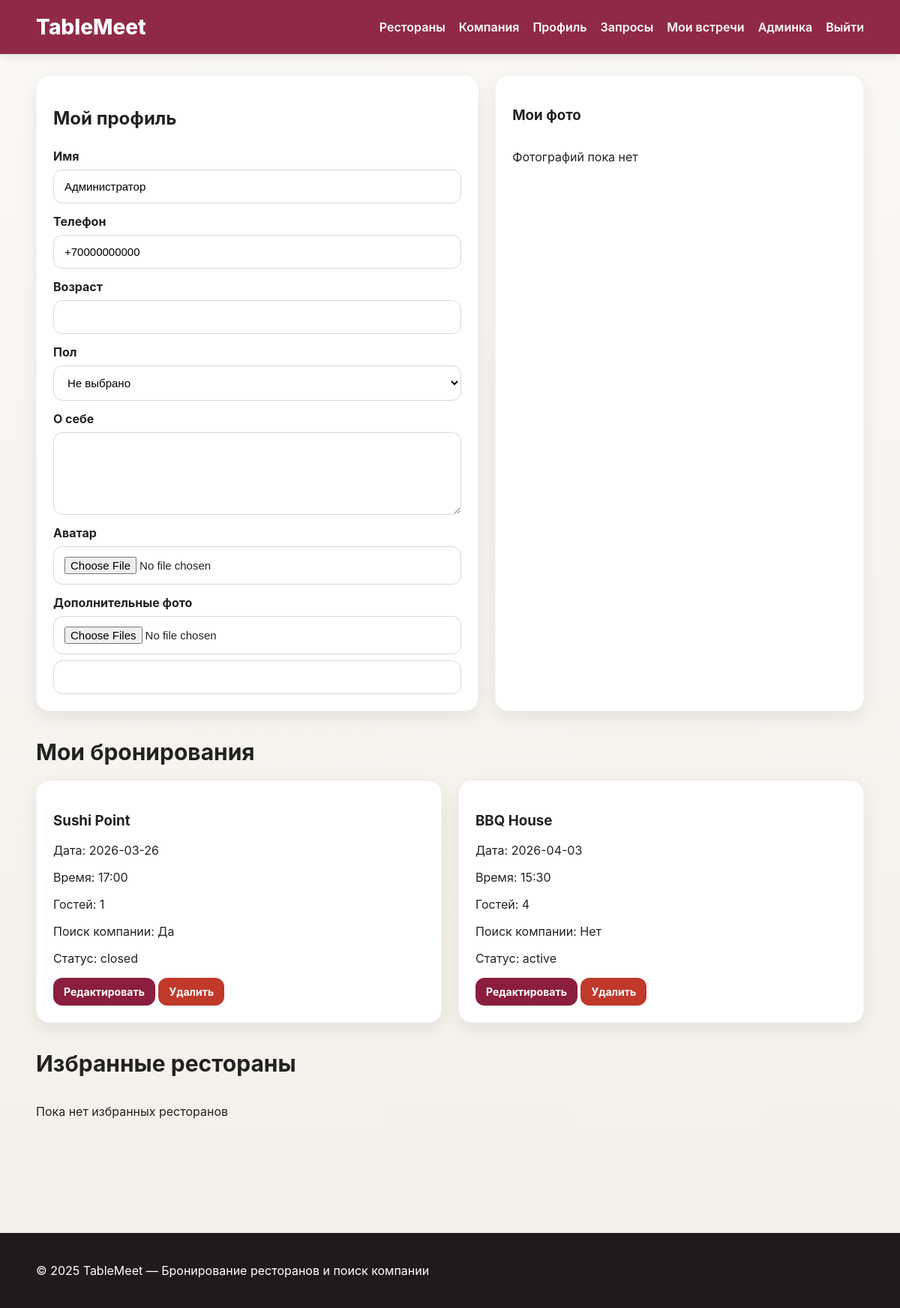
The page /profile (signed in) on the database its author committed.
### app/models.py (models this page shows)
class User(UserMixin, db.Model):
    id = db.Column(db.Integer, primary_key=True)
    name = db.Column(db.String(120), nullable=False)
    email = db.Column(db.String(120), unique=True, nullable=False)
    phone = db.Column(db.String(30))
    password_hash = db.Column(db.String(255), nullable=False)
    age = db.Column(db.Integer)
    gender = db.Column(db.String(20))
    about = db.Column(db.Text)
    avatar = db.Column(db.String(255))
    is_admin = db.Column(db.Boolean, default=False)
    bookings = db.relationship('Booking', backref='user', lazy=True, cascade='all, delete-orphan')
    profile_photos = db.relationship('UserPhoto', backref='user', lazy=True, cascade='all, delete-orphan')
    reviews = db.relationship('Review', backref='author', lazy=True, cascade='all, delete-orphan')
    likes = db.relationship('RestaurantLike', backref='user', lazy=True, cascade='all, delete-orphan')
    sent_requests = db.relationship(
        'CompanionRequest',
        foreign_keys='CompanionRequest.from_user_id',
        backref='from_user',
        lazy=True,
        cascade='all, delete-orphan'
    )
    received_requests = db.relationship(
        'CompanionRequest',
        foreign_keys='CompanionRequest.to_user_id',
        backref='to_user',
        lazy=True,
        cascade='all, delete-orphan'
    )
    sent_messages = db.relationship(
        'Message',
        foreign_keys='Message.sender_id',
        backref='sender',
        lazy=True,
        cascade='all, delete-orphan'
    )
    received_messages = db.relationship(
        'Message',
        foreign_keys='Message.receiver_id',
        backref='receiver',
        lazy=True,
        cascade='all, delete-orphan'
    )

class Booking(db.Model):
    id = db.Column(db.Integer, primary_key=True)
    user_id = db.Column(db.Integer, db.ForeignKey('user.id'), nullable=False)
    restaurant_id = db.Column(db.Integer, db.ForeignKey('restaurant.id'), nullable=False)
    booking_date = db.Column(db.String(50), nullable=False)
    booking_time = db.Column(db.String(50), nullable=False)
    guests = db.Column(db.Integer, nullable=False, default=1)
    comment = db.Column(db.Text)
    need_companion = db.Column(db.Boolean, default=False)
    preferred_gender = db.Column(db.String(20))
    preferred_age_min = db.Column(db.Integer)
    preferred_age_max = db.Column(db.Integer)
    companion_comment = db.Column(db.Text)
    status = db.Column(db.String(20), default='active')  # active / closed / cancelled / completed
    created_at = db.Column(db.DateTime, default=datetime.utcnow)
    requests = db.relationship('CompanionRequest', backref='booking', lazy=True, cascade='all, delete-orphan')

class Restaurant(db.Model):
    id = db.Column(db.Integer, primary_key=True)
    name = db.Column(db.String(150), nullable=False)
    cuisine = db.Column(db.String(100), nullable=False)
    address = db.Column(db.String(255), nullable=False)
    description = db.Column(db.Text)
    average_check = db.Column(db.Integer)
    menu = db.Column(db.Text)
    image = db.Column(db.String(255))
    latitude = db.Column(db.Float)
    longitude = db.Column(db.Float)
    bookings = db.relationship('Booking', backref='restaurant', lazy=True, cascade='all, delete-orphan')
    photos = db.relationship('RestaurantPhoto', backref='restaurant', lazy=True, cascade='all, delete-orphan')
    reviews = db.relationship('Review', backref='restaurant', lazy=True, cascade='all, delete-orphan')
    likes = db.relationship('RestaurantLike', backref='restaurant', lazy=True, cascade='all, delete-orphan')

### app/routes.py (the view, shortened to what this page needs)
@main.route('/profile', methods=['GET', 'POST'])
@login_required
def profile():
    form = ProfileForm()
    if request.method == 'GET':
        form.name.data = current_user.name
        form.phone.data = current_user.phone
        form.age.data = current_user.age
        form.gender.data = current_user.gender
        form.about.data = current_user.about
    bookings = Booking.query.filter_by(user_id=current_user.id).order_by(Booking.created_at.desc()).all()
    favorite_restaurants = [like.restaurant for like in current_user.likes]
    return render_template(
        'profile.html',
        form=form,
        bookings=bookings,
        favorite_restaurants=favorite_restaurants,
        average_rating=average_rating
    )

### app/forms.py
class ProfileForm(FlaskForm):
    name = StringField('Имя', validators=[DataRequired()])
    phone = StringField('Телефон', validators=[Optional()])
    age = IntegerField('Возраст', validators=[Optional()])
    gender = SelectField('Пол', choices=[
        ('', 'Не выбрано'),
        ('Мужчина', 'Мужчина'),
        ('Женщина', 'Женщина')
    ])
    about = TextAreaField('О себе', validators=[Optional()])
    avatar = FileField('Аватар')
    submit = SubmitField('Сохранить')

### app/models.py (called while the page is built)
@login_manager.user_loader
def load_user(user_id):
    return User.query.get(int(user_id))

### app/templates/profile.html (shortened to what this page needs)
{% extends 'base.html' %}
{% block content %}
<div class="profile-grid">
    <div class="card">
        <h2>Мой профиль</h2>
        <form method="POST" enctype="multipart/form-data" class="styled-form">
            <label>{{ form.name.label }}</label>
            {{ form.name() }}
            <label>{{ form.phone.label }}</label>
            {{ form.phone() }}
            <label>{{ form.age.label }}</label>
            {{ form.age() }}
            <label>{{ form.gender.label }}</label>
            {{ form.gender() }}
            <label>{{ form.about.label }}</label>
            {{ form.about() }}
            <label>{{ form.avatar.label }}</label>
            {{ form.avatar() }}
            <label>Дополнительные фото</label>
            <input type="file" name="photos" multiple>
            {{ form.submit(class="btn full-btn") }}
        </form>
    </div>
    <div class="card">
        <h3>Мои фото</h3>
        <div class="gallery">
            {% for photo in current_user.profile_photos %}
            <div class="gallery-item">
                <img src="{{ url_for('static', filename='uploads/' + photo.filename) }}" alt="">
                <a class="btn small-btn danger-btn" href="{{ url_for('main.delete_user_photo', photo_id=photo.id) }}">Удалить</a>
            </div>
            {% else %}
            <p>Фотографий пока нет</p>
            {% endfor %}
        </div>
    </div>
</div>
<section class="section">
    <h2>Мои бронирования</h2>
    <div class="cards">
        {% for booking in bookings %}
        <div class="card">
            <h3>{{ booking.restaurant.name }}</h3>
            <p>Дата: {{ booking.booking_date }}</p>
            <p>Время: {{ booking.booking_time }}</p>
            <p>Гостей: {{ booking.guests }}</p>
            <p>Поиск компании: {{ 'Да' if booking.need_companion else 'Нет' }}</p>
            <p>Статус: {{ booking.status }}</p>
            <a class="btn small-btn" href="{{ url_for('main.edit_booking', booking_id=booking.id) }}">Редактировать</a>
            <a class="btn small-btn danger-btn" href="{{ url_for('main.delete_booking', booking_id=booking.id) }}">Удалить</a>
        </div>
        {% else %}
        <p>У вас пока нет бронирований</p>
        {% endfor %}
    </div>
</section>
<section class="section">
    <h2>Избранные рестораны</h2>
    <div class="cards">
        {% for restaurant in favorite_restaurants %}
        <div class="card">
            <h3>{{ restaurant.name }}</h3>
            <p>{{ restaurant.cuisine }}</p>
            <p>Рейтинг: {{ average_rating(restaurant) }}/5</p>
            <a class="btn small-btn" href="{{ url_for('main.restaurant_detail', restaurant_id=restaurant.id) }}">Открыть</a>
        </div>
        {% else %}
        <p>Пока нет избранных ресторанов</p>
        {% endfor %}
    </div>
</section>
{% endblock %}

### app/static/style.css (style rules this page uses)
:root { --bg: #f8f6f2; --white: #ffffff; --text: #222222; --muted: #666666; --primary: #8b1e3f; --primary-dark: #6f1732; --accent: #d4a373; --danger: #c0392b; --shadow: 0 8px 24px rgba(0,0,0,0.08); --radius: 18px; }
* { box-sizing: border-box; }
body { margin: 0; font-family: Inter, Arial, sans-serif; background: linear-gradient(180deg, #faf8f5 0%, #f4efe8 100%); color: var(--text); }
.section { margin: 36px 0; }
.section h2 { font-size: 30px; margin-bottom: 20px; }
.cards { display: grid; grid-template-columns: repeat(auto-fit, minmax(280px, 1fr)); gap: 22px; }
.card { background: var(--white); border-radius: var(--radius); padding: 22px; box-shadow: var(--shadow); border: 1px solid rgba(0,0,0,0.04); }
.btn { display: inline-block; background: var(--primary); color: white; border: none; padding: 12px 18px; border-radius: 12px; text-decoration: none; font-weight: 700; cursor: pointer; }
.small-btn { padding: 10px 14px; font-size: 14px; }
.full-btn { width: 100%; }
.danger-btn { background: var(--danger); }
.styled-form { display: flex; flex-direction: column; gap: 8px; }
.styled-form label { font-weight: 700; margin-top: 6px; }
.styled-form input, .styled-form select, .styled-form textarea { width: 100%; padding: 13px 14px; border-radius: 12px; border: 1px solid #d9d9d9; background: #fff; font-size: 15px; }
.styled-form textarea { min-height: 110px; resize: vertical; }
.profile-grid, .restaurant-page { display: grid; grid-template-columns: 1.2fr 1fr; gap: 22px; }
.gallery { display: grid; grid-template-columns: repeat(auto-fit, minmax(130px, 1fr)); gap: 14px; }

### rows shown on the page
User: name "Администратор", phone "+70000000000", gender "Не выбрано"
Booking: restaurant.name "Sushi Point", booking_date "2026-03-26", booking_time "17:00", guests "1", need_companion "Да", status "closed"
Booking: restaurant.name "BBQ House", booking_date "2026-04-03", booking_time "15:30", guests "4", need_companion "Нет", status "active"
